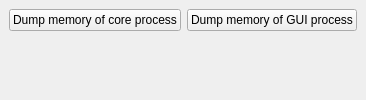
          <widget class="QWidget" name="tab_11">
           <attribute name="title">
            <string>Memory</string>
           </attribute>
           <layout class="QVBoxLayout" name="verticalLayout">
            <property name="spacing">
             <number>0</number>
            </property>
            <property name="leftMargin">
             <number>0</number>
            </property>
            <property name="topMargin">
             <number>0</number>
            </property>
            <property name="rightMargin">
             <number>0</number>
            </property>
            <property name="bottomMargin">
             <number>0</number>
            </property>
            <item>
             <widget class="QWidget" name="memory_dump_button_container" native="true">
              <property name="sizePolicy">
               <sizepolicy hsizetype="Preferred" vsizetype="Preferred">
                <horstretch>0</horstretch>
                <verstretch>0</verstretch>
               </sizepolicy>
              </property>
              <layout class="QHBoxLayout" name="horizontalLayout_2">
               <item>
                <widget class="QPushButton" name="dump_memory_core_button">
                 <property name="text">
                  <string>Dump memory of core process</string>
                 </property>
                </widget>
               </item>
               <item>
                <widget class="QPushButton" name="dump_memory_gui_button">
                 <property name="text">
                  <string>Dump memory of GUI process</string>
                 </property>
                </widget>
               </item>
              </layout>
             </widget>
            </item>
            <item>
             <widget class="QWidget" name="memory_plot_widget" native="true">
              <property name="sizePolicy">
               <sizepolicy hsizetype="Preferred" vsizetype="Expanding">
                <horstretch>0</horstretch>
                <verstretch>0</verstretch>
               </sizepolicy>
              </property>
              <layout class="QVBoxLayout" name="verticalLayout">
               <property name="spacing">
                <number>0</number>
               </property>
               <property name="leftMargin">
                <number>0</number>
               </property>
               <property name="topMargin">
                <number>0</number>
               </property>
               <property name="rightMargin">
                <number>0</number>
               </property>
               <property name="bottomMargin">
                <number>0</number>
               </property>
              </layout>
             </widget>
            </item>
           </layout>
          </widget>
